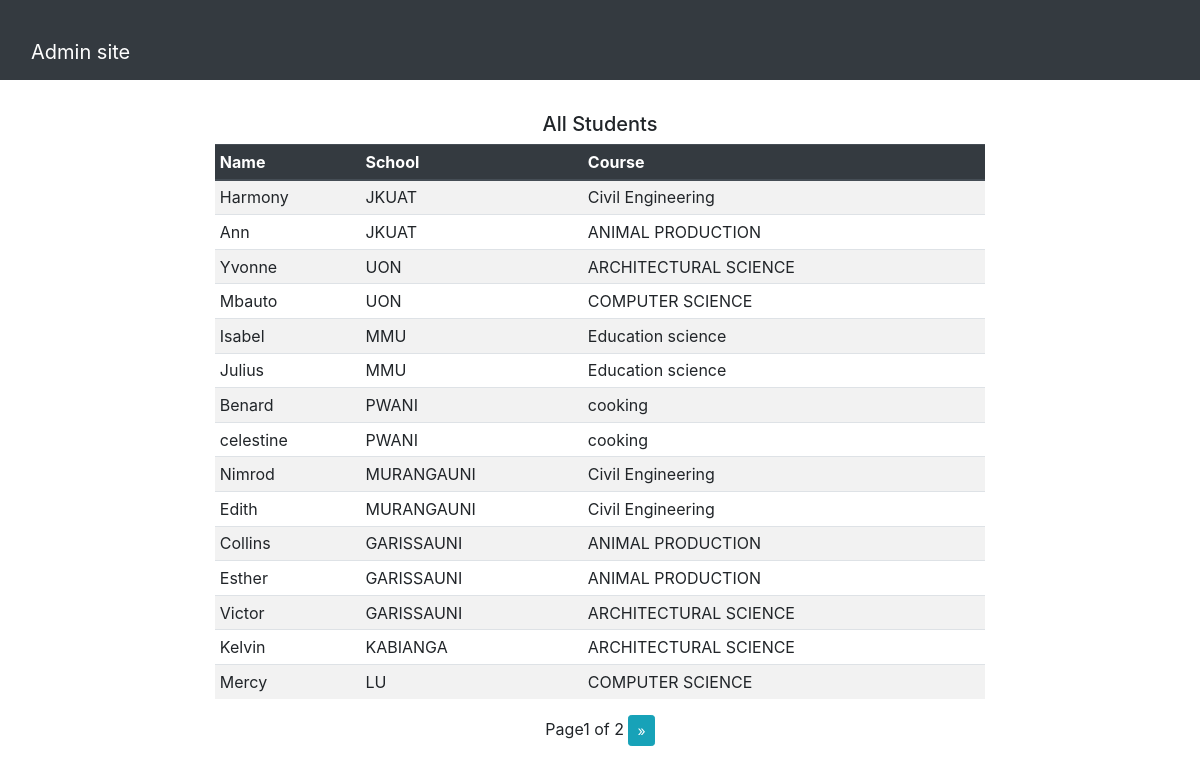
The app's page /portaladmin/students/ (signed in) with its own data.
### openings/models.py (models this page shows, shortened)
class Student(models.Model):
    user = models.OneToOneField(User, on_delete=models.CASCADE)
    school = models.ForeignKey(School, on_delete=models.CASCADE, null=True)
    course = models.CharField(max_length=100, null=True )
    transcript = models.FileField(upload_to=file_path,null=True)

class User(AbstractUser):
    is_student = models.BooleanField(default=False)
    is_company = models.BooleanField(default=False)
    is_school = models.BooleanField(default=False)
    first_name = models.CharField(max_length=100)
    last_name = models.CharField(max_length=100)
    official_name = models.CharField(max_length=100, null=True, default="school")
    email = models.CharField(max_length=100, null=True)

class School(models.Model):
    user = models.OneToOneField(User, on_delete=models.CASCADE)
    reg_no = models.CharField(max_length=100, null=True, unique=True)
    def __str__(self):
        return self.user.username

### openings/views.py (the view)
# urls.py: path('portaladmin/students/',  admin_students, name="admin_students"),
@login_required
def admin_students(request):
    if request.user.is_staff:
        student_list = Student.objects.all().order_by('-id')
        page = request.GET.get('page', 1)
        paginator = Paginator(student_list, 15)
        try:
            students = paginator.page(page)
        except PageNotAnInteger:
            students = paginator.page(1)
        except EmptyPage:
            students = paginator.page(paginator.num_pages)
        context = {
            'students':students,
        }
    return render(request, 'admin-students.html', context)

### templates/admin-students.html (shortened to what this page needs)
{% extends 'base.html' %}
{% block content %}
<nav class="navbar navbar-dark bg-dark ">
    <div class="container-fluid mt-4">
      <a class="navbar-brand" href="{% url 'portaladmin' %}">Admin site</a>
    </div>
  </nav>
    <div class="container-fluid mt-4">
        <div class="row ">
            <div class="col-md-2"></div>
            <div class="col-md-8">
                <div class="table-responsive">
                    <h5 class="text-center mt-2 mb-2">All Students</h5>
                    <table class="table table-sm table-striped table-hover">
                      <thead class=" thead-dark">
                        <tr>
                          <th scope="col">Name</th>
                          <th scope="col">School</th>
                          <th scope="col">Course</th>
                        </tr>
                      </thead>
                      <tbody>
                        {% for student in students %}
                          <tr>
                              <td>{{student.user.username}}</td>
                              <td>{{student.school}}</td>
                              <td>{{student.course}}</td>
                              </tr>
                        {% endfor %}
                      </tbody>
                      </table>
                    </div>
                        <div class="pagination align-items-center justify-content-center">
                          <span class="step-links">
                              <span class="current">
                                   Page{{ students.number }} of {{ students.paginator.num_pages }}
                              </span>
                              {% if students.has_next %}
                                  <a class="btn btn-info btn-sm" href="?page={{ students.next_page_number }}">&raquo;</a>
                              {% endif %}
                          </span>
                      </div>
            </div>
            <div class="col-md-2"></div>
        </div>
    </div>
{% endblock %}

### records on screen
Student: user.username "Harmony", school "JKUAT", course "Civil Engineering"
Student: user.username "Ann", school "JKUAT", course "ANIMAL PRODUCTION"
Student: user.username "Yvonne", school "UON", course "ARCHITECTURAL SCIENCE"
Student: user.username "Mbauto", school "UON", course "COMPUTER SCIENCE"
Student: user.username "Isabel", school "MMU", course "Education science"
Student: user.username "Julius", school "MMU", course "Education science"
Student: user.username "Benard", school "PWANI", course "cooking"
Student: user.username "celestine", school "PWANI", course "cooking"
Student: user.username "Nimrod", school "MURANGAUNI", course "Civil Engineering"
Student: user.username "Edith", school "MURANGAUNI", course "Civil Engineering"
Student: user.username "Collins", school "GARISSAUNI", course "ANIMAL PRODUCTION"
Student: user.username "Esther", school "GARISSAUNI", course "ANIMAL PRODUCTION"
Student: user.username "Victor", school "GARISSAUNI", course "ARCHITECTURAL SCIENCE"
Student: user.username "Kelvin", school "KABIANGA", course "ARCHITECTURAL SCIENCE"
Student: user.username "Mercy", school "LU", course "COMPUTER SCIENCE"

### other values on screen
{{ students.number }} "1"
{{ students.paginator.num_pages }} "2"
